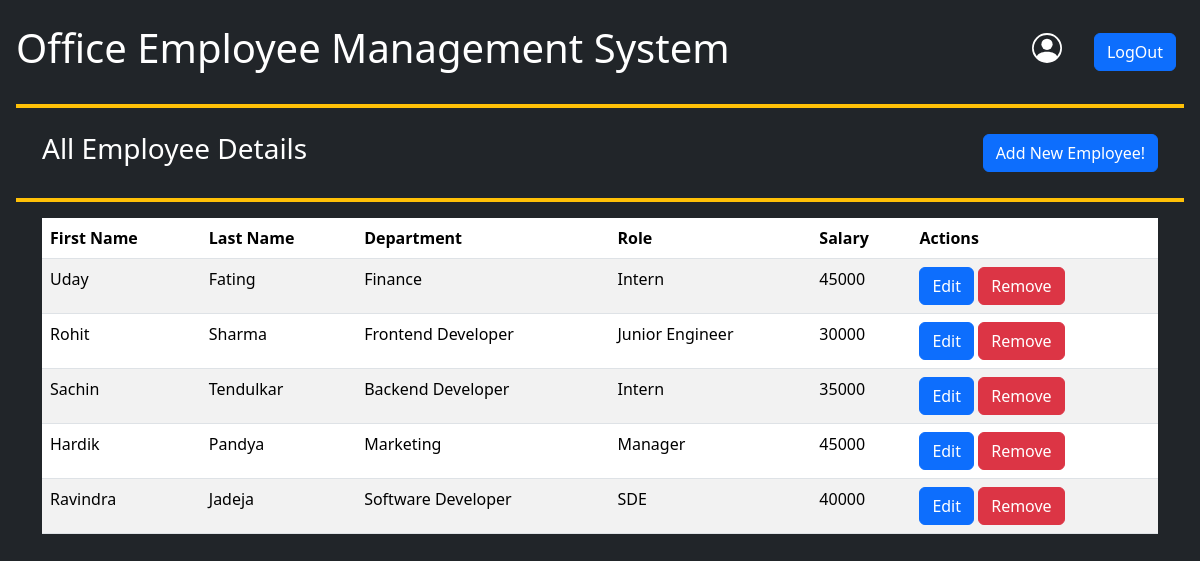
Page /all_emp/ on the committed database.
### employee_app/models.py (models this page shows, shortened)
class Employee(models.Model):
    first_name = models.CharField(max_length=30)
    last_name = models.CharField(max_length=30)
    department_name = models.CharField(max_length=50)
    role = models.CharField(max_length=50)
    salary = models.IntegerField(default=0)

### employee_app/views.py (the view)
# urls.py: path('all_emp/',views.all_emp, name ='all_emp'),
def all_emp(request):
  latest_emp = Employee.objects.order_by('-id')[0:1]
  remaining_emps = Employee.objects.all().exclude(id=latest_emp.first().id)
  emps = list(latest_emp) + list(remaining_emps)  # Combine lists
  context = {
      'emps': emps
      }
  return render(request, 'all_emp.html', context)

### employee_app/templates/all_emp.html (shortened to what this page needs)
<!DOCTYPE html>
<html lang="en">
<head>
    <link href="https://cdn.jsdelivr.net/npm/bootstrap@5.3.3/dist/css/bootstrap.min.css" rel="stylesheet">
</head>
<body class="p-3 mb-2 bg-dark text-white">
  <nav class="navbar navbar-expand-lg">
    <h1><a href="{% url 'index' %}" class="text-white text-decoration-none">Office Employee Management System</a></h1>
    <div class="collapse navbar-collapse justify-content-end" id="navbarNavAltMarkup">
      <div class="navbar-nav">
        <a class="btn btn-primary m-2" href="logout_user" role="button">LogOut</a>
      </div>
    </div>
  </nav>
      <hr class="border border-warning border-2 opacity-100">
      <div class="container">
        <nav class="navbar navbar-expand-lg">
            <div class="collapse navbar-collapse justify-content-between" id="navbarNavAltMarkup">
              <div class="nav-item">
                <h3>All Employee Details</h3>
              </div>
              <div class="nav-item">
                <a class="btn btn-primary" href="add_emp/" role="button">Add New Employee!</a>
              </div>
          </div>
        </nav>
      </div>
      <hr class="border border-warning border-2 opacity-100">
      <div class="container">
        <table class="table table-striped">
          <thead>
              <tr>
                  <th scope="col">First Name</th>
                  <th scope="col">Last Name</th>
                  <th scope="col">Department</th>
                  <th scope="col">Role</th>
                  <th scope="col">Salary</th>
                  <th scope="col">Actions</th>
              </tr>
          </thead>
          <tbody>
              {% for emp in emps %}
                  <tr>
                      <td>{{ emp.first_name }}</td>
                      <td>{{ emp.last_name }}</td>
                      <td>{{ emp.department_name }}</td>
                      <td>{{ emp.role }}</td>
                      <td>{{ emp.salary }}</td>
                      <td>
                          <a href="{% url 'edit_emp' emp.id %}" class="btn btn-primary">Edit</a>
                          <a href="{% url 'remove_emp' emp.id %}" class="btn btn-danger">Remove</a>
                      </td>
                  </tr>
              {% endfor %}
          </tbody>
      </table>
      </div>
</body>
</html>

### rows in the picture
Employee: first_name "Uday", last_name "Fating", department_name "Finance", role "Intern", salary "45000"
Employee: first_name "Rohit", last_name "Sharma", department_name "Frontend Developer", role "Junior Engineer", salary "30000"
Employee: first_name "Sachin", last_name "Tendulkar", department_name "Backend Developer", role "Intern", salary "35000"
Employee: first_name "Hardik", last_name "Pandya", department_name "Marketing", role "Manager", salary "45000"
Employee: first_name "Ravindra", last_name "Jadeja", department_name "Software Developer", role "SDE", salary "40000"
